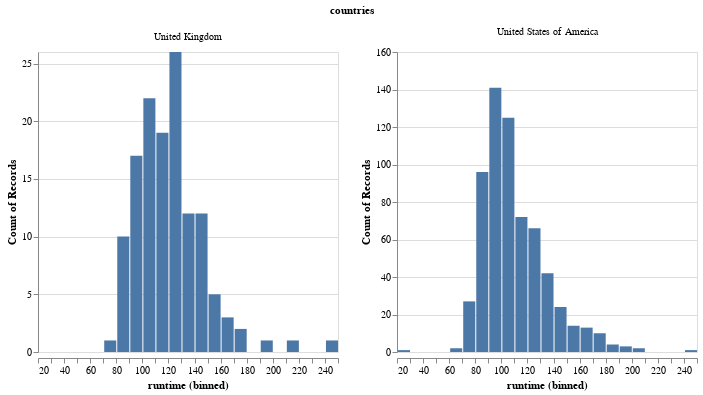

Write notebook code for a chart like this one.
### Markdown cell above
By default when faceting,
the y-axis is the same for all plots so that they are easy to compare,
but we could also make it independent for each plot.

### Code cell
alt.Chart(boom_countries).mark_bar().encode(
    alt.X('runtime').bin(maxbins=30),
    y='count()'
).facet(
    'countries'
).resolve_scale(
    y='independent'
)

### Figure 1 — Vega specification as saved in the notebook (floating-point values rounded to 4 significant figures)
{"$schema": "https://vega.github.io/schema/vega/v5.json", "data": [{"name": "source_0", "values": [{"bin_maxbins_30_runtime": 100.0, "bin_maxbins_30_runtime_end": 110.0, "countries": "United States of America", "__count": 125}, {"bin_maxbins_30_runtime": 140.0, "bin_maxbins_30_runtime_end": 150.0, "countries": "United States of America", "__count": 24}, {"bin_maxbins_30_runtime": 80.0, "bin_maxbins_30_runtime_end": 90.0, "countries": "United States of America", "__count": 96}, {"bin_maxbins_30_runtime": 150.0, "bin_maxbins_30_runtime_end": 160.0, "countries": "United States of America", "__count": 14}, {"bin_maxbins_30_runtime": 110.0, "bin_maxbins_30_runtime_end": 120.0, "countries": "United States of America", "__count": 72}, {"bin_maxbins_30_runtime": 110.0, "bin_maxbins_30_runtime_end": 120.0, "countries": "United Kingdom", "__count": 19}, {"bin_maxbins_30_runtime": 170.0, "bin_maxbins_30_runtime_end": 180.0, "countries": "United States of America", "__count": 10}, {"bin_maxbins_30_runtime": 200.0, "bin_maxbins_30_runtime_end": 210.0, "countries": "United States of America", "__count": 2}, {"bin_maxbins_30_runtime": 130.0, "bin_maxbins_30_runtime_end": 140.0, "countries": "United States of America", "__count": 42}, {"bin_maxbins_30_runtime": 120.0, "bin_maxbins_30_runtime_end": 130.0, "countries": "United Kingdom", "__count": 26}, {"bin_maxbins_30_runtime": 120.0, "bin_maxbins_30_runtime_end": 130.0, "countries": "United States of America", "__count": 66}, {"bin_maxbins_30_runtime": 160.0, "bin_maxbins_30_runtime_end": 170.0, "countries": "United States of America", "__count": 13}, {"bin_maxbins_30_runtime": 140.0, "bin_maxbins_30_runtime_end": 150.0, "countries": "United Kingdom", "__count": 12}, {"bin_maxbins_30_runtime": 190.0, "bin_maxbins_30_runtime_end": 200.0, "countries": "United States of America", "__count": 3}, {"bin_maxbins_30_runtime": 90.0, "bin_maxbins_30_runtime_end": 100.0, "countries": "United States of America", "__count": 141}, {"bin_maxbins_30_runtime": 180.0, "bin_maxbins_30_runtime_end": 190.0, "countries": "United States of America", "__count": 4}, {"bin_maxbins_30_runtime": 80.0, "bin_maxbins_30_runtime_end": 90.0, "countries": "United Kingdom", "__count": 10}, {"bin_maxbins_30_runtime": 150.0, "bin_maxbins_30_runtime_end": 160.0, "countries": "United Kingdom", "__count": 5}, {"bin_maxbins_30_runtime": 160.0, "bin_maxbins_30_runtime_end": 170.0, "countries": "United Kingdom", "__count": 3}, {"bin_maxbins_30_runtime": 130.0, "bin_maxbins_30_runtime_end": 140.0, "countries": "United Kingdom", "__count": 12}, {"bin_maxbins_30_runtime": 90.0, "bin_maxbins_30_runtime_end": 100.0, "countries": "United Kingdom", "__count": 17}, {"bin_maxbins_30_runtime": 190.0, "bin_maxbins_30_runtime_end": 200.0, "countries": "United Kingdom", "__count": 1}, {"bin_maxbins_30_runtime": 210.0, "bin_maxbins_30_runtime_end": 220.0, "countries": "United Kingdom", "__count": 1}, {"bin_maxbins_30_runtime": 100.0, "bin_maxbins_30_runtime_end": 110.0, "countries": "United Kingdom", "__count": 22}, {"bin_maxbins_30_runtime": 170.0, "bin_maxbins_30_runtime_end": 180.0, "countries": "United Kingdom", "__count": 2}, {"bin_maxbins_30_runtime": 70.0, "bin_maxbins_30_runtime_end": 80.0, "countries": "United States of America", "__count": 27}, {"bin_maxbins_30_runtime": 240.0, "bin_maxbins_30_runtime_end": 250.0, "countries": "United Kingdom", "__count": 1}, {"bin_maxbins_30_runtime": 240.0, "bin_maxbins_30_runtime_end": 250.0, "countries": "United States of America", "__count": 1}, {"bin_maxbins_30_runtime": 60.0, "bin_maxbins_30_runtime_end": 70.0, "countries": "United States of America", "__count": 2}, {"bin_maxbins_30_runtime": 70.0, "bin_maxbins_30_runtime_end": 80.0, "countries": "United Kingdom", "__count": 1}, {"bin_maxbins_30_runtime": 20.0, "bin_maxbins_30_runtime_end": 30.0, "countries": "United States of America", "__count": 1}]}, {"name": "facet_domain"}, {"name": "facet_domain_column", "values": [{"data": 0.0}, {"data": 1.0}]}], "signals": [{"name": "child_bin_maxbins_30_runtime_bins", "value": {"fields": ["runtime"], "fname": "bin_runtime", "start": 20.0, "step": 10.0, "stop": 250.0}}, {"name": "child_width", "value": 300}, {"name": "child_height", "value": 300}], "marks": [{"type": "group", "name": "facet-title", "title": {"text": "countries", "style": "guide-title", "offset": 10}, "role": "column-title"}, {"type": "group", "name": "column_footer", "from": {"data": "facet_domain_column"}, "encode": {"update": {"width": {"signal": "child_width"}}}, "axes": [{"scale": "x", "title": "runtime (binned)", "labelFlush": true, "labelOverlap": true, "zindex": 0, "grid": false, "orient": "bottom", "tickCount": {"signal": "ceil(child_width/10)"}}], "role": "column-footer"}, {"type": "group", "name": "cell", "from": {"facet": {"data": "source_0", "name": "facet", "groupby": ["countries"]}}, "sort": {"field": ["datum[\"countries\"]"], "order": ["ascending"]}, "encode": {"update": {"height": {"signal": "child_height"}, "width": {"signal": "child_width"}}}, "data": [{"name": "facet_child_y_domain___count_2", "source": "facet", "transform": [{"type": "formula", "expr": "+datum['__count']", "as": "__count"}, {"type": "aggregate", "groupby": [], "fields": ["__count", "__count"], "ops": ["min", "max"], "as": ["min", "max"]}]}], "marks": [{"type": "rect", "name": "child_marks", "from": {"data": "facet"}, "encode": {"update": {"fill": {"value": "#4c78a8"}, "x": {"field": "bin_maxbins_30_runtime_end", "scale": "x", "offset": {"signal": "0.5 + (abs(scale(\"x\", datum[\"bin_maxbins_30_runtime_end\"]) - scale(\"x\", datum[\"bin_maxbins_30_runtime\"])) < 0.25 ? 0.5 * (0.25 - (abs(scale(\"x\", datum[\"bin_maxbins_30_runtime_end\"]) - scale(\"x\", datum[\"bin_maxbins_30_runtime\"])))) : -0.5)"}}, "y": {"field": "__count", "scale": "child_y"}, "y2": {"value": 0, "scale": "child_y"}, "x2": {"field": "bin_maxbins_30_runtime", "scale": "x", "offset": {"signal": "0.5 + (abs(scale(\"x\", datum[\"bin_maxbins_30_runtime_end\"]) - scale(\"x\", datum[\"bin_maxbins_30_runtime\"])) < 0.25 ? -0.5 * (0.25 - (abs(scale(\"x\", datum[\"bin_maxbins_30_runtime_end\"]) - scale(\"x\", datum[\"bin_maxbins_30_runtime\"])))) : 0.5)"}}}}, "style": ["bar"]}], "scales": [{"name": "child_y", "type": "linear", "domain": [{"signal": "(data(\"facet_child_y_domain___count_2\")[0] || {}).min"}, {"signal": "(data(\"facet_child_y_domain___count_2\")[0] || {}).max"}], "range": [{"signal": "child_height"}, 0], "nice": true, "zero": true}], "axes": [{"scale": "child_y", "grid": true, "aria": false, "domain": false, "tickCount": {"signal": "ceil(child_height/40)"}, "minExtent": 0, "gridScale": "x", "labels": false, "maxExtent": 0, "ticks": false, "zindex": 0, "orient": "left"}, {"scale": "child_y", "labelOverlap": true, "tickCount": {"signal": "ceil(child_height/40)"}, "grid": false, "zindex": 0, "title": "Count of Records", "orient": "left"}], "title": {"text": {"signal": "isValid(parent[\"countries\"]) ? parent[\"countries\"] : \"\"+parent[\"countries\"]"}, "style": "guide-label", "frame": "group", "offset": 10}, "style": "cell"}], "scales": [{"name": "x", "type": "linear", "domain": {"signal": "[child_bin_maxbins_30_runtime_bins.start, child_bin_maxbins_30_runtime_bins.stop]"}, "range": [0, {"signal": "child_width"}], "bins": {"signal": "child_bin_maxbins_30_runtime_bins"}, "zero": false}], "padding": 5, "layout": {"padding": 20, "bounds": "full", "align": "none"}, "background": "white"}
